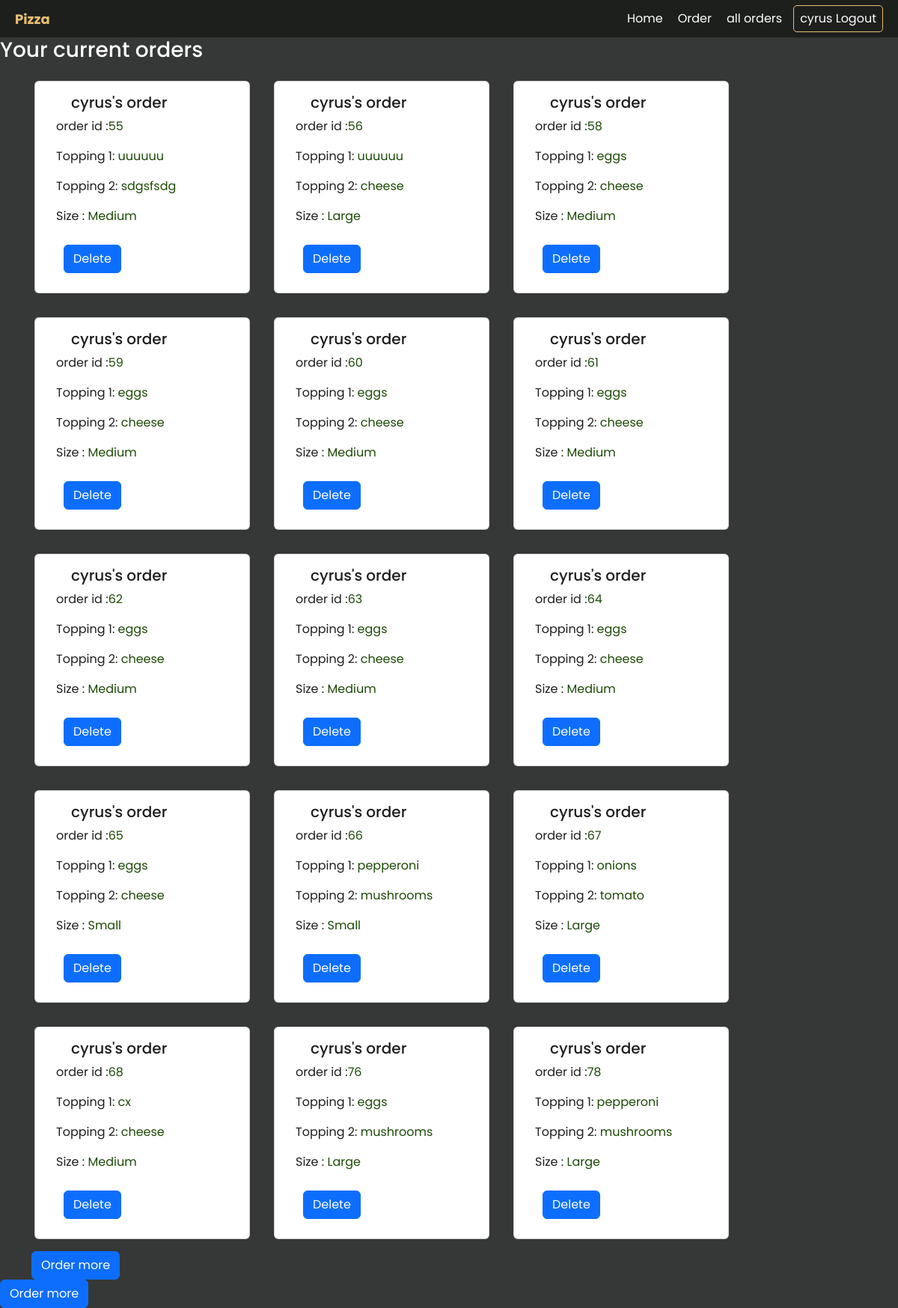
Screenshot of /orders/ (signed in) with the database file from the repository.
### deliveryapp/models.py (models this page shows, shortened)
class Pizza(models.Model):
    topping1 = models.CharField(max_length=100)
    topping2 = models.CharField(max_length=100)
    size = models.ForeignKey(Size, on_delete=models.CASCADE)
    user = models.ForeignKey(User , on_delete=models.CASCADE)

class Size(models.Model):
    title = models.CharField(max_length=100)
    def __str__(self):
        return self.title

### deliveryapp/views.py (the view)
# urls.py: path('orders/', views.orders , name = 'orders'),
@login_required(login_url='login')
def orders(request):
    orders = Pizza.objects.all()
    filtered_orders = orders.filter(user=request.user)
    context = {
        'orders': filtered_orders
    }
    return render(request, 'pizza/orders.html', context)

### templates/pizza/orders.html
{% extends 'pizza/base.html' %}
{% load static %}
{% block content  %}
      {% if  orders.count == 0 %}
    <h3> You have no orders yet</h3>
     {% else %}
    <h3> Your current orders</h3>
    <div class="container">
   <div class="row">
        {% for order in orders %}
      <div class="card" style="width: 18rem;margin: 1rem">
   <div class="card-body" style="align-content: center">
    <h5 class="card-title" style="margin-left: 20px;color: #1d1f1d"> {{ order.user }}'s  order</h5>
           <p class="card-text" style="color: #1d1f1d">order id :<span style="color: #1c4a06">{{ order.id }}</span> </p>
           <p class="card-text" style="color: #1d1f1d">Topping 1:<span style="color: #1c4a06"> {{ order.topping1}}</span></p>
           <p class="card-text" style="color: #1d1f1d">Topping 2:<span style="color: #1c4a06"> {{ order.topping2}}</span></p>
           <p class="card-text" style="color: #1d1f1d">Size     :<span style="color: #1c4a06"> {{ order.size }}</span></p>
    <a href="{% url 'delete' order.id %}" class="btn btn-primary" style="margin: 10px">Delete</a>
  </div>
</div>
         {% endfor %}
    <div class="col">
    </div>
  </div>
     <a href="{% url 'order' %}" class="btn btn-primary">Order more </a>
</div>
{% endif %}
     <a href="{% url 'order' %}" class="btn btn-primary">Order more </a>
{%  endblock %}

### templates/pizza/base.html (shortened to what this page needs)
{% load static %}
<html lang="en">
  <head>
       <link href="https://cdn.jsdelivr.net/npm/bootstrap@5.2.0/dist/css/bootstrap.min.css" rel="stylesheet">
    <link rel="stylesheet" href="{% static 'style.css' %}" />
  </head>
  <body>
    <header>
      <div id="brand"><a href="{% url 'home' %}">Pizza</a></div>
      <nav>
        <ul>
          <li><a href="{% url 'home' %}">Home</a></li>
          <li><a href="{% url 'order' %}">Order</a></li>
          <li><a href="{% url 'orders' %}">all orders</a></li>
            {% if user.is_authenticated %}
             <li id="signup">{{ user.username }} <a href="{% url 'logout' %}">Logout</a></li>
             {% else %}
                <li id="login"><a href="{% url 'login' %}" >Login</a></li>
                <li id="signup"><a href="{% url 'register' %}">Signup</a></li>
            {% endif %}
        </ul>
      </nav>
    </header>
    {% block content %}
    {% endblock %}
  </body>
</html>

### static/style.css (style rules this page uses)
* { padding: 0; margin: 0; box-sizing: border-box; }
body { background-color: #353836; color: white; font-family: "Poppins", sans-serif; }
header a { text-decoration: none; }
header { padding: 0 20px; background-color: #1d1f1d; height: 50px; display: flex; justify-content: space-between; }
#brand { font-weight: bold; font-size: 18px; display: flex; align-items: center; }
#brand a { color: #e6c074; }
ul { list-style: none; height: 100%; display: flex; align-items: center; justify-content: space-around; }
ul a { color: white; }
ul li { padding: 5px; margin-left: 10px; }
#login, #signup { border-radius: 5px; padding: 5px 8px; }
#signup { border: 1px solid #e6c074; }
#signup a { color: #ffffff; }

### rows the page displays
Pizza: user "cyrus", id "55", topping1 "uuuuuu", topping2 "sdgsfsdg", size "Medium"
Pizza: user "cyrus", id "56", topping1 "uuuuuu", topping2 "cheese", size "Large"
Pizza: user "cyrus", id "58", topping1 "eggs", topping2 "cheese", size "Medium"
Pizza: user "cyrus", id "59", topping1 "eggs", topping2 "cheese", size "Medium"
Pizza: user "cyrus", id "60", topping1 "eggs", topping2 "cheese", size "Medium"
Pizza: user "cyrus", id "61", topping1 "eggs", topping2 "cheese", size "Medium"
Pizza: user "cyrus", id "62", topping1 "eggs", topping2 "cheese", size "Medium"
Pizza: user "cyrus", id "63", topping1 "eggs", topping2 "cheese", size "Medium"
Pizza: user "cyrus", id "64", topping1 "eggs", topping2 "cheese", size "Medium"
Pizza: user "cyrus", id "65", topping1 "eggs", topping2 "cheese", size "Small"
Pizza: user "cyrus", id "66", topping1 "pepperoni", topping2 "mushrooms", size "Small"
Pizza: user "cyrus", id "67", topping1 "onions", topping2 "tomato", size "Large"
Pizza: user "cyrus", id "68", topping1 "cx", topping2 "cheese", size "Medium"
Pizza: user "cyrus", id "76", topping1 "eggs", topping2 "mushrooms", size "Large"
Pizza: user "cyrus", id "78", topping1 "pepperoni", topping2 "mushrooms", size "Large"

### other values shown
{{ user.username }} "cyrus"
